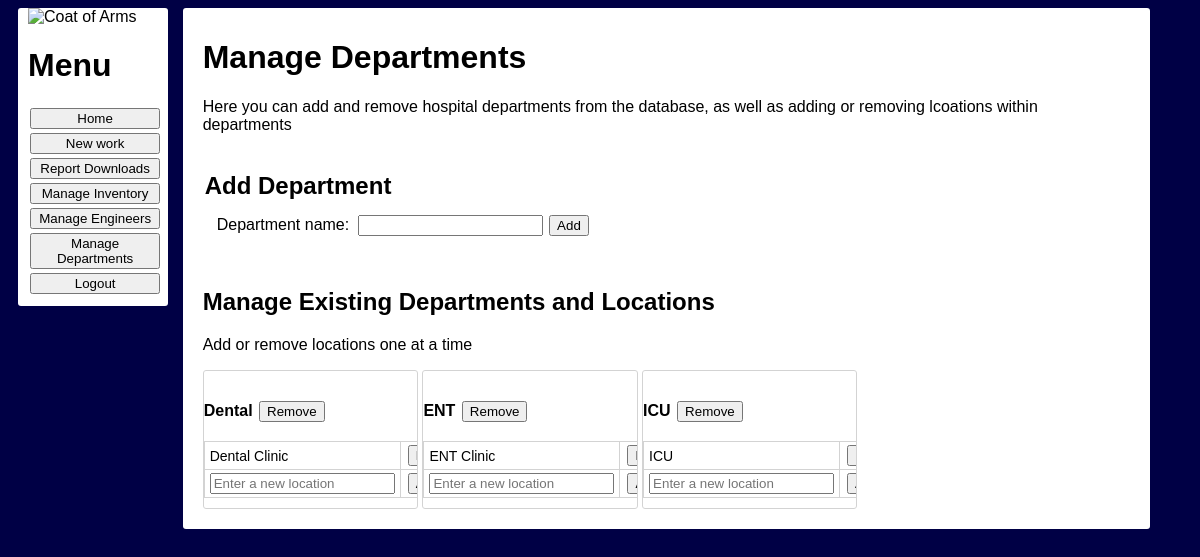
Page /manage_departments on the committed database.
### src/data_defintions.py (models this page shows, shortened)
class Department(database.Model):
    __tablename__="departments"
    id = Column(INTEGER,primary_key=True)
    name = Column(TEXT, nullable=False)
    is_deleted = Column(BOOLEAN, nullable=False, default=False)
    def get_id(self):
        return self.id
    def get_name(self):
        return self.name

class Location(database.Model):
    __tablename__ = "locations"
    id = Column(INTEGER,primary_key=True)
    department = Column(INTEGER, ForeignKey(Department.id), nullable=False)
    name = Column(TEXT, nullable=False)
    is_deleted = Column(BOOLEAN, nullable=False, default=False)
    def get_id(self):
        return self.id
    def get_name(self):
        return self.name

### Inventory_app.py (the view, shortened to what this page needs)
@inventory_app.route('/manage_departments', methods=['Get', 'Post'])
def manage_departments():
    if not session.get('logged_in'):
        pass  # TODO FIX ME return redirect(url_for('login'))
    error = None
    return render_template('manage_departments.html',
                           departments=data_man.get_departments(False),
                           data_man=data_man,
                           error=error)

### src/datamanager.py (called while the page is built)
    def get_departments(self, inc_deleted):
        session = self._DBsession()
        deps = session.query(Department).filter(Department.is_deleted==inc_deleted).all()
        session.close()
        return deps

    def get_locations(self, dep_id, inc_deleted):
        session = self._DBsession()
        locs = session.query(Location).filter(Location.department == dep_id, Location.is_deleted==inc_deleted)
        session.close()
        return locs

### templates/manage_departments.html (shortened to what this page needs)
<!DOCTYPE html>
<html lang="en">
{% from 'macro.html' import main_menu %}
<head>
    <link rel="stylesheet" href="/static/main_style.css" type="text/css">
</head>
<body>
    <div class="main_content">
        {{ main_menu() }}
        <div class="content">
            <form method="post">
            <div>
                <h1>Manage Departments</h1>
                <p>Here you can add and remove hospital departments from the database, as well as adding or removing
                lcoations within departments</p>
            </div>
            <div>
                <h2 style="margin: 2px">Add Department</h2>
                <div class="Text_UserIn">
                    <p style="margin: 4px; display: inline-block">Department name:</p>
                    <input style="display: inline-block" type="text" name="dept_name">
                    <button style="display: inline-block" name="submit" value="new_department">Add</button>
                </div>
            </div>
            <div class="existing_departments">
                <h2>Manage Existing Departments and Locations</h2>
                <p>Add or remove locations one at a time</p>
                {% for dept in departments %}
                <div class="department">
                    <h4 class="department_name" style="display: inline-block">{{ dept.get_name() }}</h4>
                    <button style="display:inline-block; "
                            name="remove_department"
                            value="{{ dept.get_id() }}"
                            onclick="return confirm('Do you really want to remove the department \'{{ dept.get_name() }}\'? This cannot be undone');"
                    >Remove</button>
                    <table class="department_table">
                        {% for loc in data_man.get_locations(dept.get_id(), False) %}
                            <tr  name="locations" id="{{ loc.get_id() }}">
                                <td style="width: 60%">{{ loc.get_name() }}</td>
                                <td><button class="remove_location"
                                            name="remove_location"
                                            value="{{ loc.get_id() }}"
                                            style="display: inline-block;"
                                            onclick="return confirm('Do you really want to remove the location \'{{ loc.get_name() }}\'? This cannot be undone');"
                                >Delete</button></td>
                            </tr>
                        {% endfor %}
                        <tr class="new_locations">
                            <td>
                                <input type="text" name="{{ dept.get_id() }}" placeholder="Enter a new location">
                            </td>
                            <td>
                                <button class="add_location" name="submit" value="{{ dept.get_id() }}">Add</button>
                            </td>
                        </tr>
                    </table>
                </div>
                {% endfor %}
            </div>
        </form>
        </div>
        </div>
</body>
</html>

### static/main_style.css (style rules this page uses)
body { background-color: #000045; font-family: Trebuchet MS, Tahoma, Verdana, Arial, sans-serif; font-size: 16px; }
div { background-color: white; border-radius: 3px; vertical-align: top; padding: 10px; overflow-x: hidden; }
button { margin: 2px; }
table, tr, td { border: solid 1px lightgray; border-collapse: collapse; font-size: 14px; }
td { padding-right: 5px; padding-left: 5px; }
.main_content { background-color: transparent; display: inline-block; width: 100%; padding: 0px; }
.content { vertical-align: top; padding-top: 0px; display: inline-block; width: 80%; }
.existing_departments { align-items: center; align-content: center; }
.department { display: inline-block; width: 23%; border: 1px lightgray solid; margin: 0 auto; padding-left: 0; padding-right: 0; }
.department_name { text-align: center; }
.department_table { margin: 0; padding: 0 ; width:95%; }

### rows in the picture
Department: get_name "Dental", {{ dept.get_id() }} 4 (drawn)
Location: get_name "Dental Clinic"
Department: get_name "ENT", {{ dept.get_id() }} 5 (drawn)
Location: get_name "ENT Clinic"
Department: get_name "ICU", {{ dept.get_id() }} 6 (drawn)
Location: get_name "ICU"
